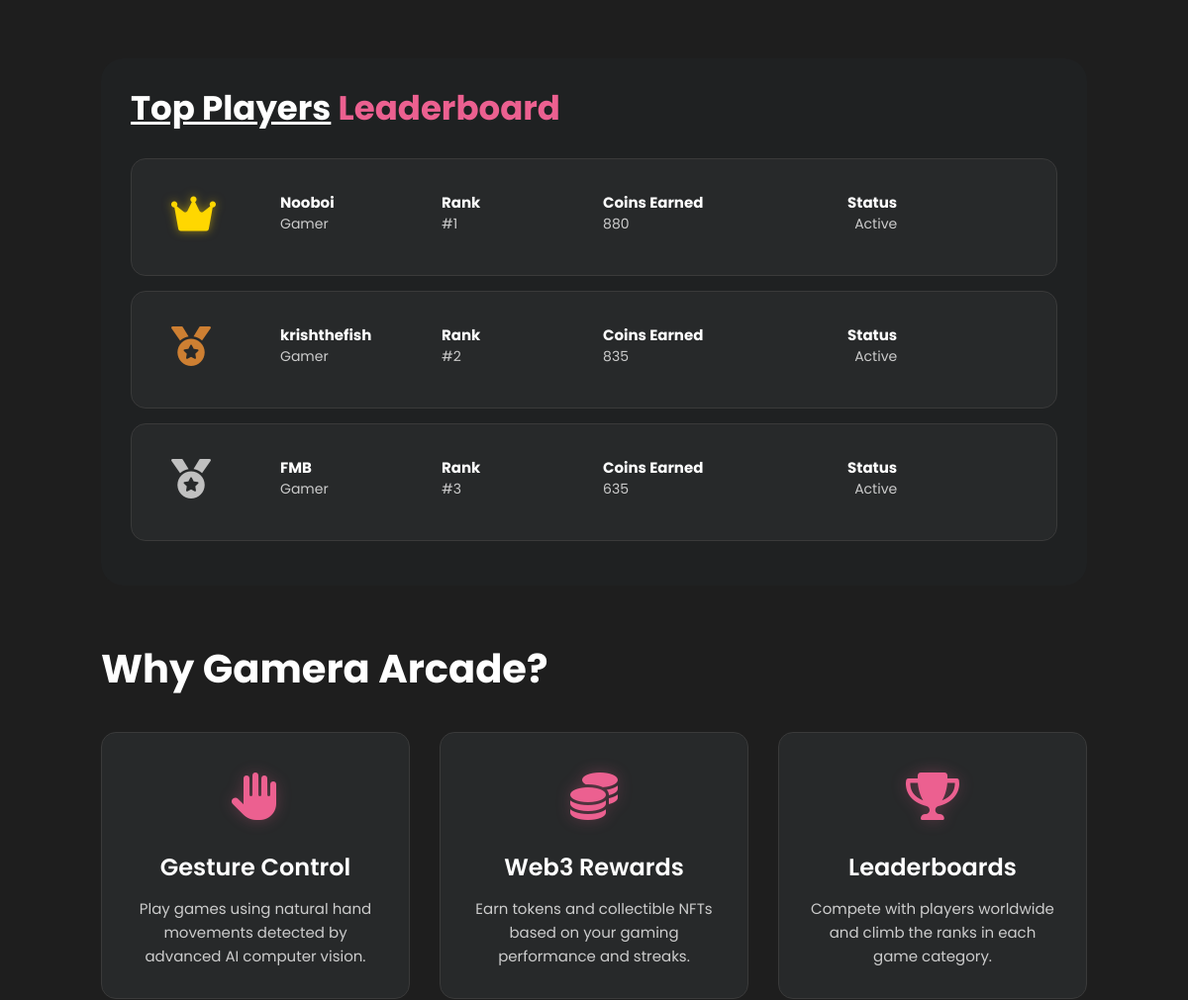
The app's page / (middle part), older data.
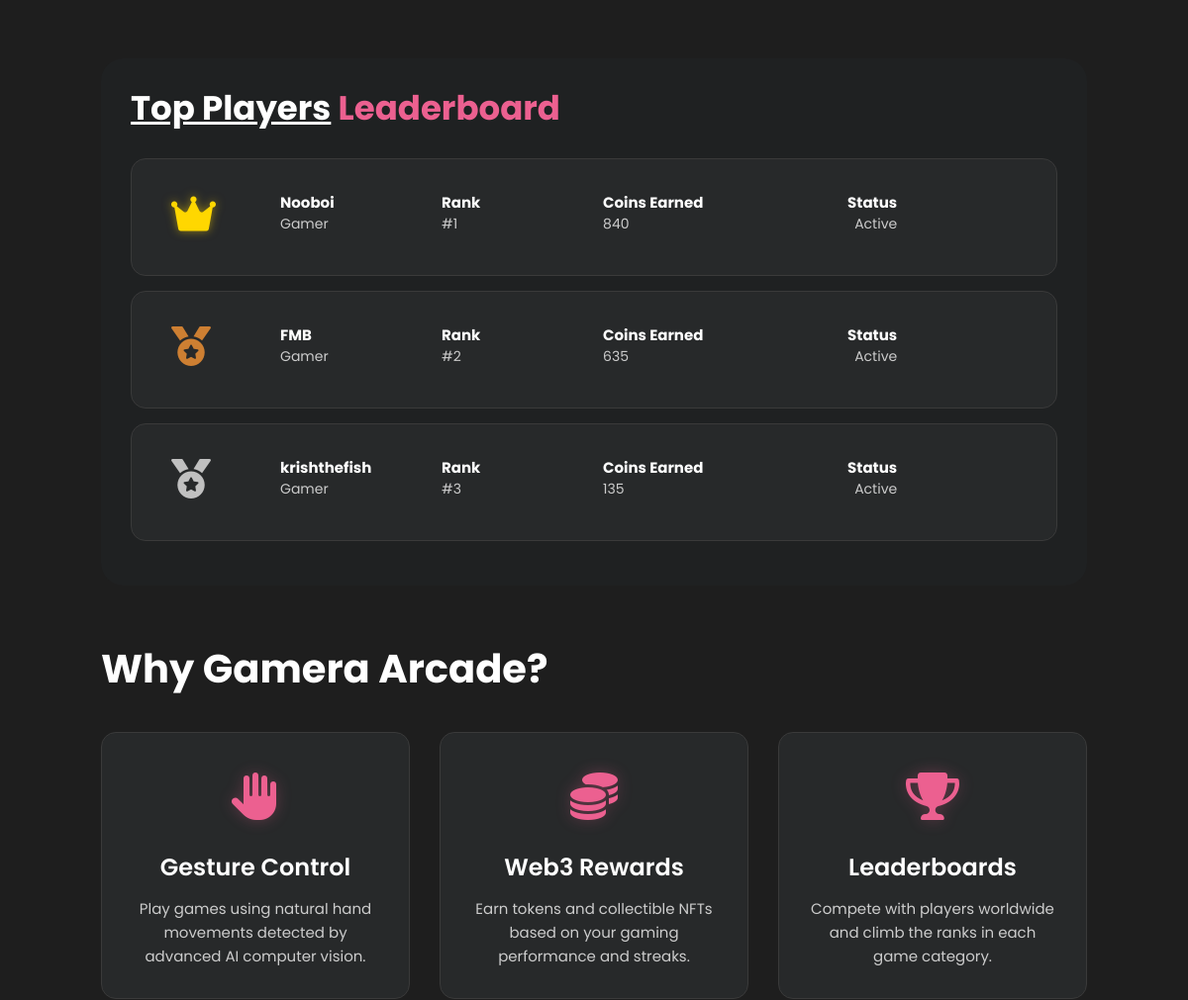
The same page, newer data.
### app.py (models this page shows)
class User(db.Model):
    id = db.Column(db.Integer, primary_key=True)
    username = db.Column(db.String(80), unique=True, nullable=False)
    email = db.Column(db.String(120), unique=True, nullable=False)
    password_hash = db.Column(db.String(120), nullable=False)
    wallet_address = db.Column(db.String(42), nullable=True)  # Web3 wallet address
    tokens = db.Column(db.Integer, default=1000)  # Game tokens earned
    created_at = db.Column(db.DateTime, default=datetime.utcnow)
    scores = db.relationship('Score', backref='user', lazy=True)

### app.py (the view)
@app.route('/')
def index():
    users = User.query.order_by(User.tokens.desc()).limit(10).all()
    user = None
    if 'user_id' in session:
        user = User.query.get(session['user_id'])
    return render_template('index.html', games=GAMES_CONFIG, users=users, user=user)

### templates/index.html (shortened to what this page needs)
{% extends "layout.html" %}
{% block content %}
<div class="gaming-library" id="leaderboard">
    <div class="col-lg-12">
        <div class="heading-section">
            <h4><em>Top Players</em> Leaderboard</h4>
        </div>
        {% if users %}
            {% for user in users %}
            <div class="item {% if loop.last %}last-item{% endif %}">
                <ul>
                    <li>
                        {% if loop.index == 1 %}
                            <i class="fas fa-crown" style="color: #ffd700; font-size: 40px; margin-left:20px"></i>
                        {% elif loop.index == 2 %}
                            <i class="fas fa-medal" style="color: #c0c0c0; font-size: 40px; margin-left:20px"></i>
                        {% elif loop.index == 3 %}
                            <i class="fas fa-medal" style="color: #cd7f32; font-size: 40px; margin-left:20px"></i>
                        {% else %}
                            <span style="font-size: 24px; font-weight: bold; color: var(--accent-color);">#{{ loop.index }}</span>
                        {% endif %}
                    </li>
                    <li><h4>{{ user.username }}</h4><span>Gamer</span></li>
                    <li><h4>Rank</h4><span>#{{ loop.index }}</span></li>
                    <li><h4>Coins Earned</h4><span>{{ user.tokens }}</span></li>
                    <li><h4>Status</h4><span>Active</span></li>
                </ul>
            </div>
            {% endfor %}
        {% endif %}
    </div>
</div>
<section class="features-section">
    <div class="section-container">
        <div class="section-header">
            <h2 class="section-title">Why Gamera Arcade?</h2>
        </div>
        <div class="features-grid">
            <div class="feature-card">
                <div class="feature-icon">
                    <i class="fas fa-hand-paper"></i>
                </div>
                <h3 class="feature-title">Gesture Control</h3>
                <p class="feature-description">
                    Play games using natural hand movements detected by advanced AI computer vision.
                </p>
            </div>
            <div class="feature-card">
                <div class="feature-icon">
                    <i class="fas fa-coins"></i>
                </div>
                <h3 class="feature-title">Web3 Rewards</h3>
                <p class="feature-description">
                    Earn tokens and collectible NFTs based on your gaming performance and streaks.
                </p>
            </div>
            <div class="feature-card">
                <div class="feature-icon">
                    <i class="fas fa-trophy"></i>
                </div>
                <h3 class="feature-title">Leaderboards</h3>
                <p class="feature-description">
                    Compete with players worldwide and climb the ranks in each game category.
                </p>
            </div>
        </div>
    </div>
</section>
{% endblock %}

Row changes from the older to the newer data that the page shows:
changed User "Nooboi": tokens "880" → "840"
shown differently, row unchanged: User "FMB": moves up the list
changed User "krishthefish": tokens "835" → "135"
